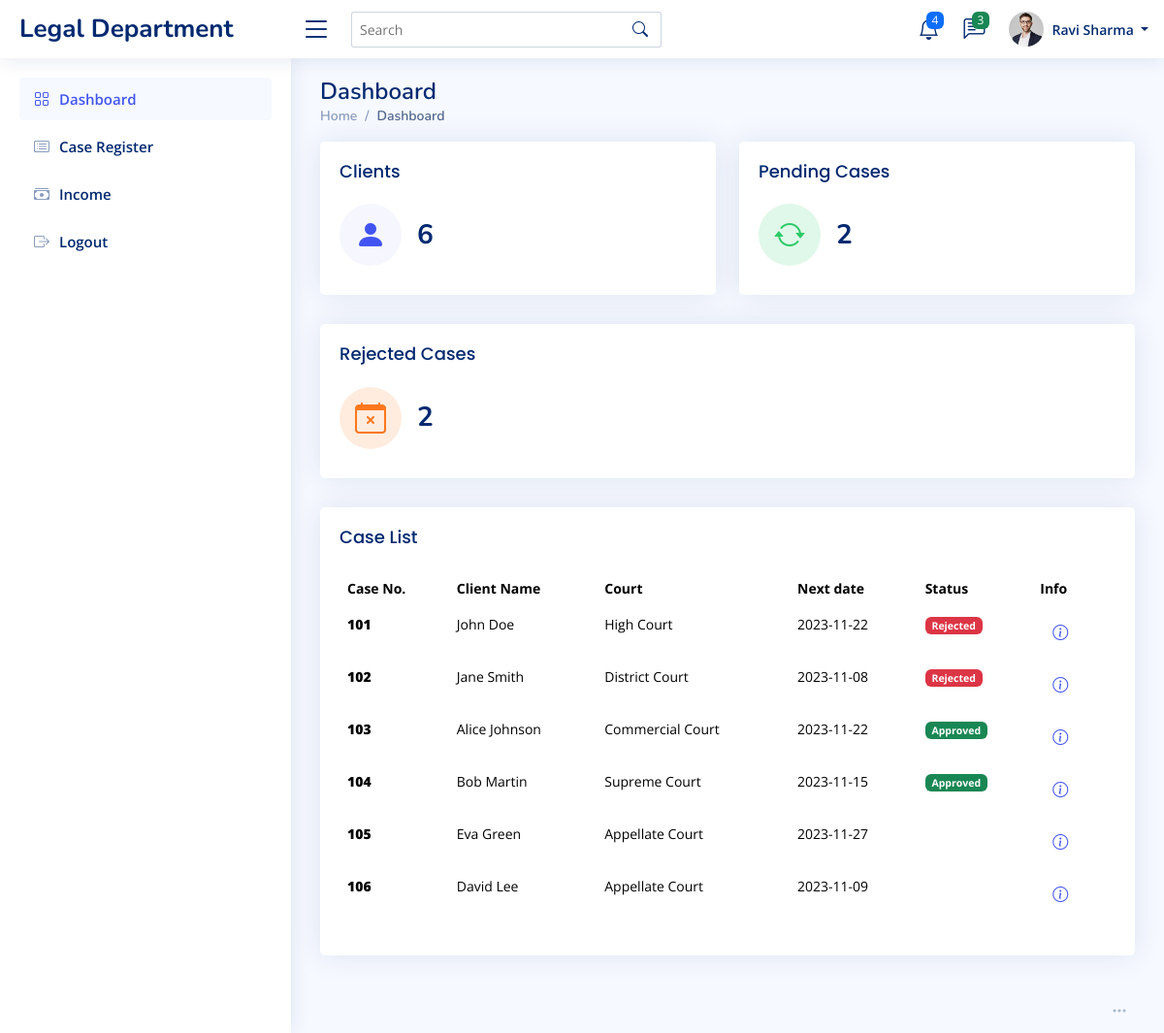
The app's page /advocatedashboard.php (signed in) with its own data.
### tables this page shows
CREATE TABLE `detail` (
  `ID` int(100) NOT NULL,
  `case_number` varchar(20) NOT NULL,
  `cilent_name` varchar(50) NOT NULL,
  `case_type` varchar(50) NOT NULL,
  `date` date NOT NULL,
  `court` varchar(20) NOT NULL,
  `income` varchar(20) NOT NULL,
  `city` varchar(20) NOT NULL,
  `pincode` varchar(20) NOT NULL,
  `details` longtext NOT NULL,
  `document` text NOT NULL,
  `status` varchar(22) NOT NULL
);

### advocatedashboard.php (the view, shortened to what this page needs)
<?php
include "connect.php";
?>
<!DOCTYPE html>
<html lang="en">
<head>
  <link href="assets/vendor/bootstrap/css/bootstrap.min.css" rel="stylesheet">
  <link href="assets/vendor/bootstrap-icons/bootstrap-icons.css" rel="stylesheet">
  <link href="assets/vendor/boxicons/css/boxicons.min.css" rel="stylesheet">
  <link href="assets/vendor/quill/quill.snow.css" rel="stylesheet">
  <link href="assets/vendor/quill/quill.bubble.css" rel="stylesheet">
  <link href="assets/vendor/remixicon/remixicon.css" rel="stylesheet">
  <link href="assets/vendor/simple-datatables/style.css" rel="stylesheet">
  <link href="assets/css/style.css" rel="stylesheet">
</head>
<body>
  <header id="header" class="header fixed-top d-flex align-items-center">
    <div class="d-flex align-items-center justify-content-between">
      <a href="advocatedashboard.html" class="logo d-flex align-items-center">
        <span class="d-none d-lg-block">Legal Department</span>
      </a>
      <i class="bi bi-list toggle-sidebar-btn"></i>
    </div>
    <div class="search-bar">
      <form class="search-form d-flex align-items-center" method="POST" action="#">
        <input type="text" name="query" placeholder="Search" title="Enter search keyword">
        <button type="submit" title="Search"><i class="bi bi-search"></i></button>
      </form>
    </div>
    <nav class="header-nav ms-auto">
      <ul class="d-flex align-items-center">
        <li class="nav-item dropdown">
          <a class="nav-link nav-icon" href="#" data-bs-toggle="dropdown">
            <i class="bi bi-bell"></i>
            <span class="badge bg-primary badge-number">4</span>
          </a>
        </li>
        <li class="nav-item dropdown">
          <a class="nav-link nav-icon" href="#" data-bs-toggle="dropdown">
            <i class="bi bi-chat-left-text"></i>
            <span class="badge bg-success badge-number">3</span>
          </a>
        </li>
        <li class="nav-item dropdown pe-3">
          <a class="nav-link nav-profile d-flex align-items-center pe-0" href="#" data-bs-toggle="dropdown">
            <img src="assets/img/profile-img.jpg" alt="Profile" class="rounded-circle">
            <span class="d-none d-md-block dropdown-toggle ps-2"><?php echo $_SESSION['username']  ?> </span>
          </a>
        </li>
      </ul>
    </nav>
  </header>
  <aside id="sidebar" class="sidebar">
    <ul class="sidebar-nav" id="sidebar-nav">
      <li class="nav-item">
        <a class="nav-link " href="advocatedashboard.php">
          <i class="bi bi-grid"></i>
          <span>Dashboard</span>
        </a>
      </li>
      <li class="nav-item">
        <a class="nav-link collapsed" href="caseRegister.php">
          <i class="bi bi-card-list"></i>
          <span>Case Register</span>
        </a>
      </li>
    <li class="nav-item">
      <a class="nav-link collapsed" href="advocateIncome.php">
        <i class="bi bi-cash-stack"></i>
        <span>Income</span>
      </a>
    </li>
      <li class="nav-item">
        <a class="nav-link collapsed" href="logout.php">
          <i class="bi bi-box-arrow-right"></i>
          <span>Logout</span>
        </a>
      </li>
    </ul>
  </aside>
  <main id="main" class="main">
    <div class="pagetitle">
      <h1>Dashboard</h1>
      <nav>
        <ol class="breadcrumb">
          <li class="breadcrumb-item"><a href="advocatedashboard.php">Home</a></li>
          <li class="breadcrumb-item active">Dashboard</li>
        </ol>
      </nav>
    </div>
    <section class="section dashboard">
      <div class="row">
        <div class="col-lg-12">
          <div class="row">
            <div class="col-xxl-4 col-md-6">
              <div class="card info-card sales-card">
                <div class="card-body">
                  <h5 class="card-title">Clients </h5>
                  <div class="d-flex align-items-center">
                    <div class="card-icon rounded-circle d-flex align-items-center justify-content-center">
                      <i class="bi bi-person-fill"></i>
                    </div>
                    <div class="ps-3">
                      <h6><?php
                      $client=mysqli_query($conn, "select count(cilent_name) as total from detail");
                      $values=mysqli_fetch_assoc($client);
                      $num_rows=$values["total"];
                      echo "".$num_rows."";
                      ?></h6>
                    </div>
                  </div>
                </div>
              </div>
            </div>
            <div class="col-xxl-4 col-md-6">
              <div class="card info-card revenue-card">
                <div class="card-body">
                  <h5 class="card-title">Pending Cases</h5>
                  <div class="d-flex align-items-center">
                    <div class="card-icon rounded-circle d-flex align-items-center justify-content-center">
                      <i class="bi bi-arrow-repeat"></i>
                    </div>
                    <div class="ps-3">
                      <h6>
                      <?php
                      $pending=mysqli_query($conn, "select count(status) as pending from detail where status='pending'");
                      $values=mysqli_fetch_assoc($pending);
                      $num_rows=$values["pending"];
                      echo "".$num_rows."";
                      ?>
                      </h6>
                    </div>
                  </div>
                </div>
              </div>
            </div>
            <div class="col-xxl-4 col-xl-12">
              <div class="card info-card customers-card">
                <div class="card-body">
                  <h5 class="card-title">Rejected Cases</h5>
                  <div class="d-flex align-items-center">
                    <div class="card-icon rounded-circle d-flex align-items-center justify-content-center">
                      <i class="bi bi-calendar-x"></i>
                    </div>
                    <div class="ps-3">
                      <h6>
                      <?php
                      $rejected=mysqli_query($conn, "select count(status) as rejected from detail where status='Rejected'");
                      $values=mysqli_fetch_assoc($rejected);
                      $num_rows=$values["rejected"];
                      echo "".$num_rows."";
                      ?>
                      </h6>
                    </div>
                  </div>
                </div>
              </div>
            </div>
            <div class="col-12">
              <div class="card recent-sales overflow-auto">
                <div class="card-body">
                  <h5 class="card-title">Case List </h5>
                  <table  class="table table-borderless datatable">
                    <thead>
                      <tr>
                        <th scope="col" >Case No.</th>
                        <th scope="col">Client Name</th>
                        <th scope="col">Court</th>
                        <th scope="col">Next date</th>
                        <th scope="col">Status</th>
                        <th scope="col">Info</th>
                      </tr>
                    </thead>
                    <tbody >
                    <?php
                    $res = mysqli_query($conn, "select * from detail");
                    while ($row = mysqli_fetch_array($res)) {
                ?>
                      <tr>
                      <th   ><b><?php echo $row["case_number"]; ?></b></a></th>
                        <td><?php echo $row["cilent_name"]; ?></td>
                        <td><?php echo $row["court"]; ?></a></td>
                        <td><?php echo $row["date"]; ?></td>
                        <td>
                        <?php if($row["status"]=='Approved' )  { ?>
                          <span class="badge bg-success"><?php echo $row["status"]; }?></span>
                        <?php if($row["status"]=='Rejected' )  { ?>
                          <span class="badge bg-danger"><?php echo $row["status"]; }?></span>
                        </td>
                        <td><button type="button" class="btn btn-link"><a href="cases.php?id=<?php echo $row["ID"]; ?>"><i class="bi bi-info-circle"></i></a></button></td>
                      </tr>
                      <?php
                }
                      ?>
                    </tbody>
                  </table>
                </div>
              </div>
            </div>
            <div class="card">
            <div class="filter">
              <a class="icon" href="#" data-bs-toggle="dropdown"><i class="bi bi-three-dots"></i></a>
            </div>
          </div>
        </div>
      </div>
    </section>
  </main>
</body>
</html>

### assets/css/style.css (style rules this page uses)
:root { scroll-behavior: smooth; }
body { font-family: "Open Sans", sans-serif; background: #f6f9ff; color: #444444; }
a { color: #4154f1; text-decoration: none; }
h1, h2, h3, h4, h5, h6 { font-family: "Nunito", sans-serif; }
#main { margin-top: 60px; padding: 20px 30px; transition: all 0.3s; }
.pagetitle { margin-bottom: 10px; }
.pagetitle h1 { font-size: 24px; margin-bottom: 0; font-weight: 600; color: #012970; }
.card { margin-bottom: 30px; border: none; border-radius: 5px; box-shadow: 0px 0 30px rgba(1, 41, 112, 0.1); }
.card-title { padding: 20px 0 15px 0; font-size: 18px; font-weight: 500; color: #012970; font-family: "Poppins", sans-serif; }
.card-body { padding: 0 20px 20px 20px; }
.breadcrumb { font-size: 14px; font-family: "Nunito", sans-serif; color: #899bbd; font-weight: 600; }
.breadcrumb a { color: #899bbd; transition: 0.3s; }
.breadcrumb .breadcrumb-item::before { color: #899bbd; }
.breadcrumb .active { color: #51678f; font-weight: 600; }
.logo { line-height: 1; }
@media (min-width: 1200px) { .logo { width: 280px; } }
.logo span { font-size: 26px; font-weight: 700; color: #012970; font-family: "Nunito", sans-serif; }
.header { transition: all 0.5s; z-index: 997; height: 60px; box-shadow: 0px 2px 20px rgba(1, 41, 112, 0.1); background-color: #fff; padding-left: 20px; }
.header .toggle-sidebar-btn { font-size: 32px; padding-left: 10px; cursor: pointer; color: #012970; }
.header .search-bar { min-width: 360px; padding: 0 20px; }
.header .search-form { width: 100%; }
.header .search-form input { border: 0; font-size: 14px; color: #012970; border: 1px solid rgba(1, 41, 112, 0.2); padding: 7px 38px 7px 8px; border-radius: 3px; transition: 0.3s; width: 100%; }
.header .search-form button { border: 0; padding: 0; margin-left: -30px; background: none; }
.header .search-form button i { color: #012970; }
.header-nav ul { list-style: none; }
.header-nav>ul { margin: 0; padding: 0; }
.header-nav .nav-icon { font-size: 22px; color: #012970; margin-right: 25px; position: relative; }
.header-nav .nav-profile { color: #012970; }
.header-nav .nav-profile img { max-height: 36px; }
.header-nav .nav-profile span { font-size: 14px; font-weight: 600; }
.header-nav .badge-number { position: absolute; inset: -2px -5px auto auto; font-weight: normal; font-size: 12px; padding: 3px 6px; }
.sidebar { position: fixed; top: 60px; left: 0; bottom: 0; width: 300px; z-index: 996; transition: all 0.3s; padding: 20px; overflow-y: auto; scrollbar-width: thin; scrollbar-color: #aab7cf transparent; box-shadow: 0px 0px 20px rgba(1, 41, 112, 0.1); background-color: #fff; }
@media (min-width: 1200px) { #main, #footer { margin-left: 300px; } }
.sidebar-nav { padding: 0; margin: 0; list-style: none; }
.sidebar-nav li { padding: 0; margin: 0; list-style: none; }
.sidebar-nav .nav-item { margin-bottom: 5px; }
.sidebar-nav .nav-link { display: flex; align-items: center; font-size: 15px; font-weight: 600; color: #4154f1; transition: 0.3; background: #f6f9ff; padding: 10px 15px; border-radius: 4px; }
.sidebar-nav .nav-link i { font-size: 16px; margin-right: 10px; color: #4154f1; }
.sidebar-nav .nav-link.collapsed { color: #012970; background: #fff; }
.sidebar-nav .nav-link.collapsed i { color: #899bbd; }
.dashboard .filter { position: absolute; right: 0px; top: 15px; }
.dashboard .filter .icon { color: #aab7cf; padding-right: 20px; padding-bottom: 5px; transition: 0.3s; font-size: 16px; }
.dashboard .info-card { padding-bottom: 10px; }
.dashboard .info-card h6 { font-size: 28px; color: #012970; font-weight: 700; margin: 0; padding: 0; }
.dashboard .card-icon { font-size: 32px; line-height: 0; width: 64px; height: 64px; flex-shrink: 0; flex-grow: 0; }
.dashboard .sales-card .card-icon { color: #4154f1; background: #f6f6fe; }
.dashboard .revenue-card .card-icon { color: #2eca6a; background: #e0f8e9; }
.dashboard .customers-card .card-icon { color: #ff771d; background: #ffecdf; }
.dashboard .recent-sales { font-size: 14px; }
.dashboard .recent-sales .table thead { background: #f6f6fe; }
.dashboard .recent-sales .table thead th { border: 0; }

### records on screen
detail: case_number "101", cilent_name "John Doe", court "High Court", date "2023-11-22", status "Rejected"
detail: case_number "102", cilent_name "Jane Smith", court "District Court", date "2023-11-08", status "Rejected"
detail: case_number "103", cilent_name "Alice Johnson", court "Commercial Court", date "2023-11-22", status "Approved"
detail: case_number "104", cilent_name "Bob Martin", court "Supreme Court", date "2023-11-15", status "Approved"
detail: case_number "105", cilent_name "Eva Green", court "Appellate Court", date "2023-11-27"
detail: case_number "106", cilent_name "David Lee", court "Appellate Court", date "2023-11-09"

### other values on screen
$_SESSION['username'] "Ravi Sharma"
$num_rows "6"
$num_rows "2"
